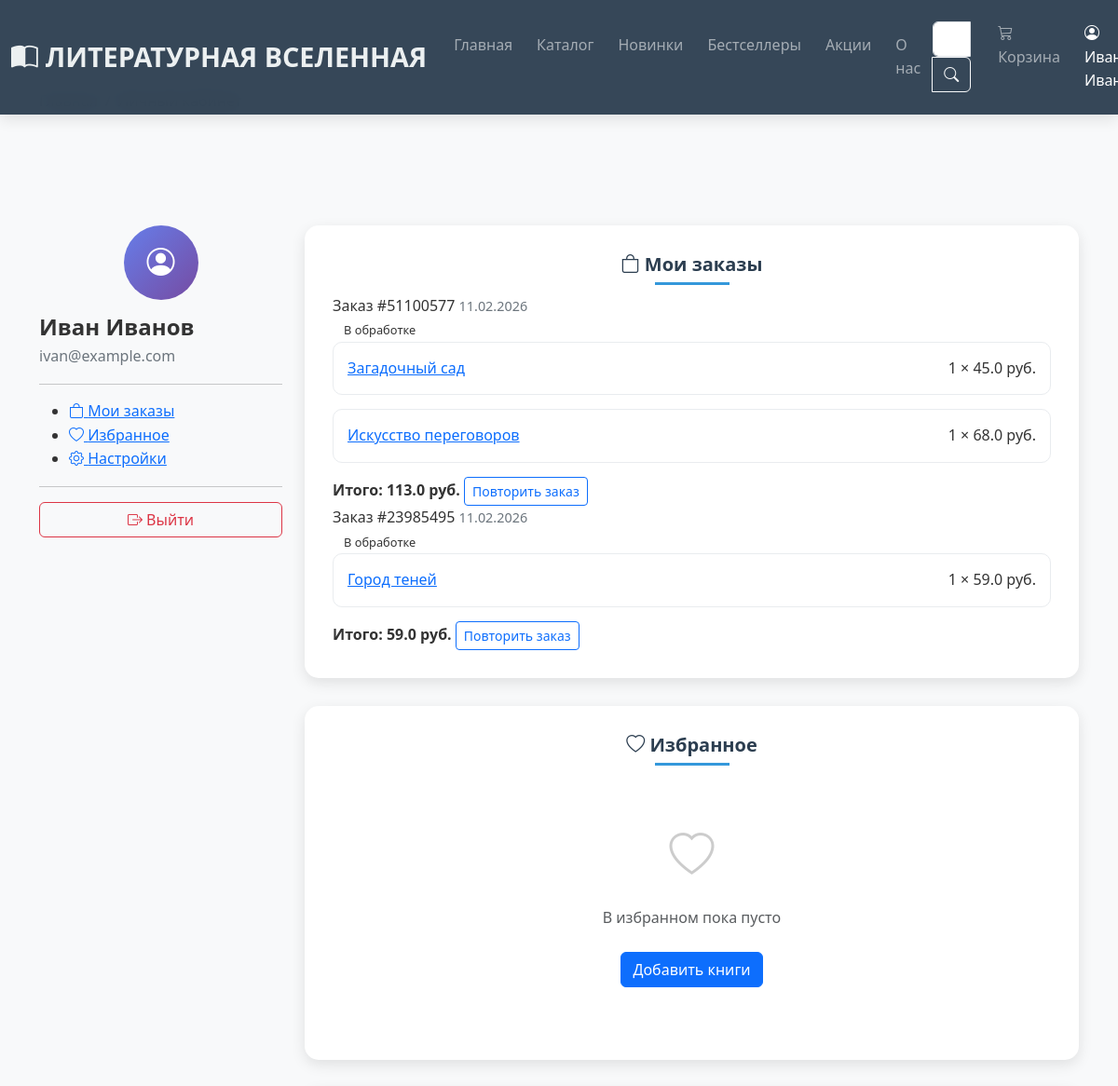
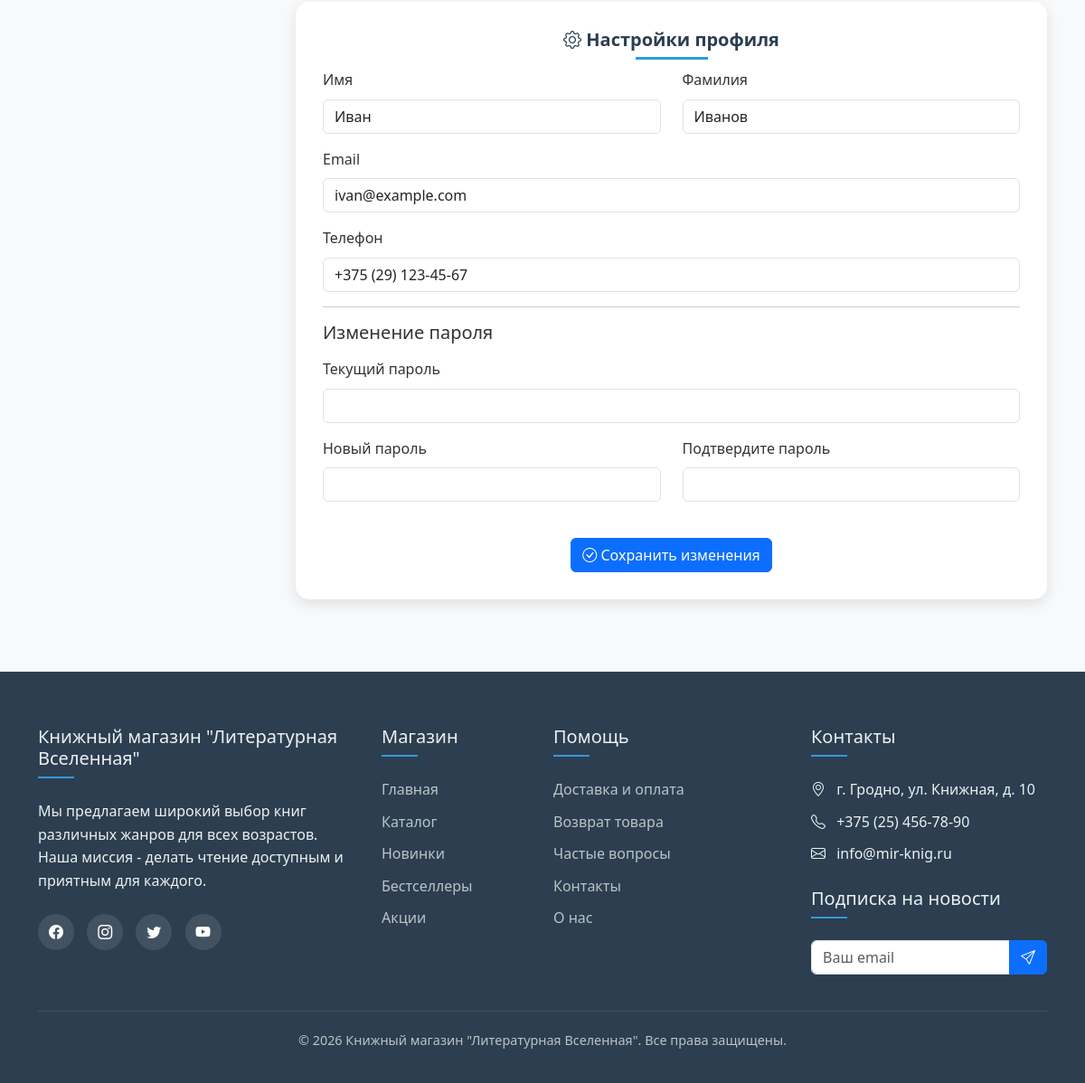
Screenshot of /profile (signed in) with the database file from the repository (2 pictures, top to bottom).
### models.py (models this page shows, shortened)
class User(db.Model):
    __tablename__ = 'users'
    id = db.Column(db.Integer, primary_key=True)
    first_name = db.Column(db.String(50), nullable=False)
    last_name = db.Column(db.String(50), nullable=False)
    email = db.Column(db.String(120), unique=True, nullable=False)
    password_hash = db.Column(db.String(128))
    phone = db.Column(db.String(20))
    is_admin = db.Column(db.Boolean, default=False)  # Добавленное поле
    created_at = db.Column(db.DateTime, default=datetime.now)
    orders = db.relationship('Order', backref='user', lazy=True)
    wishlist = db.relationship('Wishlist', backref='user', lazy=True)

class Order(db.Model):
    __tablename__ = 'orders'
    id = db.Column(db.Integer, primary_key=True)
    order_number = db.Column(db.String(20), unique=True, nullable=False)
    status = db.Column(db.String(20), default='processing')  # processing, shipped, delivered, cancelled
    total = db.Column(db.Float, nullable=False)
    discount = db.Column(db.Float, default=0)
    shipping = db.Column(db.Float, default=0)
    created_at = db.Column(db.DateTime, default=datetime.now)
    user_id = db.Column(db.Integer, db.ForeignKey('users.id'), nullable=False)
    items = db.relationship('OrderItem', backref='order', lazy=True)

class OrderItem(db.Model):
    __tablename__ = 'order_items'
    id = db.Column(db.Integer, primary_key=True)
    quantity = db.Column(db.Integer, default=1)
    price = db.Column(db.Float, nullable=False)
    order_id = db.Column(db.Integer, db.ForeignKey('orders.id'), nullable=False)
    book_id = db.Column(db.Integer, db.ForeignKey('books.id'), nullable=False)

class Book(db.Model):
    __tablename__ = 'books'
    id = db.Column(db.Integer, primary_key=True)
    title = db.Column(db.String(200), nullable=False)
    author = db.Column(db.String(100), nullable=False)
    description = db.Column(db.Text, nullable=False)
    price = db.Column(db.Float, nullable=False)
    old_price = db.Column(db.Float)
    isbn = db.Column(db.String(20), unique=True)
    publisher = db.Column(db.String(100))
    year = db.Column(db.Integer)
    pages = db.Column(db.Integer)
    image = db.Column(db.String(100), default='book.jpg')
    rating = db.Column(db.Float, default=0.0)
    reviews_count = db.Column(db.Integer, default=0)
    is_new = db.Column(db.Boolean, default=False)
    is_bestseller = db.Column(db.Boolean, default=False)
    is_sale = db.Column(db.Boolean, default=False)
    sale_percent = db.Column(db.Integer)
    stock = db.Column(db.Integer, default=10)
    created_at = db.Column(db.DateTime, default=datetime.now)
    category_id = db.Column(db.Integer, db.ForeignKey('categories.id'), nullable=False)
    reviews = db.relationship('Review', backref='book', lazy=True)
    order_items = db.relationship('OrderItem', backref='book', lazy=True)
    wishlist_items = db.relationship('Wishlist', backref='book', lazy=True)

### app.py (the view)
@app.route('/profile')
def profile():
    if 'user_id' not in session:
        flash('Пожалуйста, войдите в систему', 'warning')
        return redirect(url_for('login'))
    user = User.query.get(session['user_id'])
    orders = Order.query.filter_by(user_id=user.id).order_by(Order.created_at.desc()).all()
    wishlist = Wishlist.query.filter_by(user_id=user.id).all()
    return render_template('profile.html', user=user, orders=orders, wishlist=wishlist)

### templates/profile.html (shortened to what this page needs)
{% extends "base.html" %}
{% block content %}
<section class="breadcrumb-section">
    <div class="container">
        <nav aria-label="breadcrumb">
            <ol class="breadcrumb">
                <li class="breadcrumb-item"><a href="{{ url_for('index') }}">Главная</a></li>
                <li class="breadcrumb-item active">Личный кабинет</li>
            </ol>
        </nav>
    </div>
</section>
<div class="profile-container">
    <div class="container">
        <div class="row">
            <div class="col-md-3">
                <div class="profile-sidebar">
                    <div class="profile-avatar">
                        <i class="bi bi-person-circle"></i>
                    </div>
                    <h4 class="profile-name">{{ user.first_name }} {{ user.last_name }}</h4>
                    <p class="profile-email">{{ user.email }}</p>
                    <hr>
                    <ul class="profile-menu">
                        <li>
                            <a href="#orders" class="active" data-section="orders">
                                <i class="bi bi-bag"></i> Мои заказы
                            </a>
                        </li>
                        <li>
                            <a href="#wishlist" data-section="wishlist">
                                <i class="bi bi-heart"></i> Избранное
                            </a>
                        </li>
                        <li>
                            <a href="#settings" data-section="settings">
                                <i class="bi bi-gear"></i> Настройки
                            </a>
                        </li>
                    </ul>
                    <hr>
                    <a href="{{ url_for('logout') }}" class="btn btn-outline-danger w-100">
                        <i class="bi bi-box-arrow-right"></i> Выйти
                    </a>
                </div>
            </div>
            <div class="col-md-9">
                <div id="orders" class="profile-section active">
                    <div class="profile-card">
                        <h3 class="section-title">
                            <i class="bi bi-bag"></i> Мои заказы
                        </h3>
                        {% if orders %}
                            {% for order in orders %}
                            <div class="order-card">
                                <div class="order-header">
                                    <div>
                                        <span class="order-number">Заказ #{{ order.order_number }}</span>
                                        <span class="order-date">{{ order.created_at.strftime('%d.%m.%Y') }}</span>
                                    </div>
                                    <span class="order-status status-{{ order.status }}">
                                        {% if order.status == 'processing' %}
                                            В обработке
                                        {% elif order.status == 'shipped' %}
                                            Отправлен
                                        {% elif order.status == 'delivered' %}
                                            Доставлен
                                        {% elif order.status == 'cancelled' %}
                                            Отменен
                                        {% endif %}
                                    </span>
                                </div>
                                <div class="order-items">
                                    {% for item in order.items %}
                                    <div class="order-item">
                                        <div class="d-flex justify-content-between align-items-center">
                                            <div>
                                                <a href="{{ url_for('book_details', book_id=item.book.id) }}" class="book-link">
                                                    {{ item.book.title }}
                                                </a>
                                            </div>
                                            <span>{{ item.quantity }} × {{ item.price }} руб.</span>
                                        </div>
                                    </div>
                                    {% endfor %}
                                </div>
                                <div class="order-footer">
                                    <span class="order-total">Итого: {{ order.total }} руб.</span>
                                    <button class="btn btn-sm btn-outline-primary">Повторить заказ</button>
                                </div>
                            </div>
                            {% endfor %}
                        {% endif %}
                    </div>
                </div>
                <div id="wishlist" class="profile-section">
                    <div class="profile-card">
                        <h3 class="section-title">
                            <i class="bi bi-heart"></i> Избранное
                        </h3>
                        {% if wishlist %}
                            <div class="row g-4">
                                {% for item in wishlist %}
                                <div class="col-md-6">
                                    <div class="wishlist-item">
                                        <img src="{{ url_for('static', filename='img/books/' + item.book.image) }}"
                                             alt="{{ item.book.title }}" class="wishlist-image">
                                        <div class="wishlist-info">
                                            <h5 class="wishlist-title">
                                                <a href="{{ url_for('book_details', book_id=item.book.id) }}">
                                                    {{ item.book.title }}
                                                </a>
                                            </h5>
                                            <p class="wishlist-author">{{ item.book.author }}</p>
                                            <div class="wishlist-price">{{ item.book.price }} руб.</div>
                                            <div class="wishlist-actions">
                                                <form action="{{ url_for('add_to_cart', book_id=item.book.id) }}" method="post" class="d-inline">
                                                    <button type="submit" class="btn btn-sm btn-primary">
                                                        В корзину
                                                    </button>
                                                </form>
                                                <a href="{{ url_for('remove_from_wishlist', book_id=item.book.id) }}"
                                                   class="btn btn-sm btn-outline-danger ms-2">
                                                    Удалить
                                                </a>
                                            </div>
                                        </div>
                                    </div>
                                </div>
                                {% endfor %}
                            </div>
                        {% else %}
                            <div class="text-center py-5">
                                <i class="bi bi-heart" style="font-size: 3rem; color: #ccc;"></i>
                                <p class="mt-3 text-muted">В избранном пока пусто</p>
                                <a href="{{ url_for('catalog') }}" class="btn btn-primary mt-2">
                                    Добавить книги
                                </a>
                            </div>
                        {% endif %}
                    </div>
                </div>
                <div id="settings" class="profile-section">
                    <div class="profile-card">
                        <h3 class="section-title">
                            <i class="bi bi-gear"></i> Настройки профиля
                        </h3>
                        <form method="post" action="{{ url_for('update_profile') }}">
                            <div class="row">
                                <div class="col-md-6 mb-3">
                                    <label for="firstName" class="form-label">Имя</label>
                                    <input type="text" class="form-control" id="firstName" name="first_name"
                                           value="{{ user.first_name }}" required>
                                </div>
                                <div class="col-md-6 mb-3">
                                    <label for="lastName" class="form-label">Фамилия</label>
                                    <input type="text" class="form-control" id="lastName" name="last_name"
                                           value="{{ user.last_name }}" required>
                                </div>
                            </div>
                            <div class="mb-3">
                                <label for="email" class="form-label">Email</label>
                                <input type="email" class="form-control" id="email" name="email"
                                       value="{{ user.email }}" required>
                            </div>
                            <div class="mb-3">
                                <label for="phone" class="form-label">Телефон</label>
                                <input type="tel" class="form-control" id="phone" name="phone"
                                       value="{{ user.phone }}">
                            </div>
                            <hr>
                            <h5 class="mb-3">Изменение пароля</h5>
                            <div class="mb-3">
                                <label for="current_password" class="form-label">Текущий пароль</label>
                                <input type="password" class="form-control" id="current_password" name="current_password">
                            </div>
                            <div class="row">
                                <div class="col-md-6 mb-3">
                                    <label for="new_password" class="form-label">Новый пароль</label>
                                    <input type="password" class="form-control" id="new_password" name="new_password">
                                </div>
                                <div class="col-md-6 mb-3">
                                    <label for="confirm_password" class="form-label">Подтвердите пароль</label>
                                    <input type="password" class="form-control" id="confirm_password" name="confirm_password">
                                </div>
                            </div>
                            <div class="text-center mt-4">
                                <button type="submit" class="btn btn-primary">
                                    <i class="bi bi-check-circle"></i> Сохранить изменения
                                </button>
                            </div>
                        </form>
                    </div>
                </div>
            </div>
        </div>
    </div>
</div>
{% endblock %}

### rows the page displays
User: first_name "Иван", last_name "Иванов", email "ivan@example.com", phone "+375 (29) 123-45-67"
Order: order_number "51100577", created_at "11.02.2026", status "В обработке", total "113.0"
OrderItem: book "Загадочный сад", quantity "1", price "45.0"
OrderItem: book "Искусство переговоров", quantity "1", price "68.0"
Order: order_number "23985495", created_at "11.02.2026", status "В обработке", total "59.0"
OrderItem: book "Город теней", quantity "1", price "59.0"
